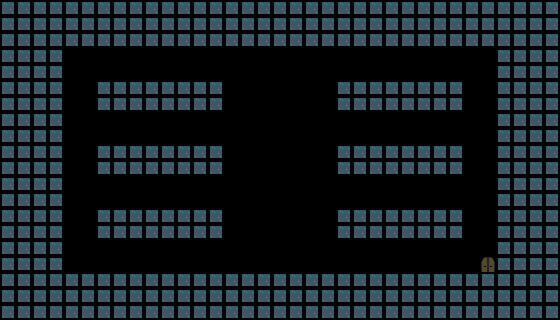

A 2D game scene composited from a Tiled map and its tileset images. What follows is a short description and the map's XML, with every tile layer's data as written:
An orthogonal 35x20 tile map with 16x16 px tiles, 1 tile layer (Tiles) and 37 objects (24x Hostage, 4x Platform, Start, Exit Door, AutoStart).

<map version="1.10" tiledversion="1.10.2" orientation="orthogonal" renderorder="right-down" width="35" height="20" tilewidth="16" tileheight="16" infinite="0" nextlayerid="6" nextobjectid="190">
 <tileset firstgid="1" name="Tiles" tilewidth="16" tileheight="16" tilecount="16" columns="4">
  <image source="../images/Tiles.png" width="64" height="64" />
 </tileset>
 <layer id="1" name="Tiles" width="35" height="20">
  <data encoding="csv">
2,2,2,2,2,2,2,2,2,2,2,2,2,2,2,2,2,2,2,2,2,2,2,2,2,2,2,2,2,2,2,2,2,2,2,
2,2,2,2,2,2,2,2,2,2,2,2,2,2,2,2,2,2,2,2,2,2,2,2,2,2,2,2,2,2,2,2,2,2,2,
2,2,2,2,2,2,2,2,2,2,2,2,2,2,2,2,2,2,2,2,2,2,2,2,2,2,2,2,2,2,2,2,2,2,2,
2,2,2,2,0,0,0,0,0,0,0,0,0,0,0,0,0,0,0,0,0,0,0,0,0,0,0,0,0,0,0,2,2,2,2,
2,2,2,2,0,0,0,0,0,0,0,0,0,0,0,0,0,0,0,0,0,0,0,0,0,0,0,0,0,0,0,2,2,2,2,
2,2,2,2,0,0,2,2,2,2,2,2,2,2,0,0,0,0,0,0,0,2,2,2,2,2,2,2,2,0,0,2,2,2,2,
2,2,2,2,0,0,2,2,2,2,2,2,2,2,0,0,0,0,0,0,0,2,2,2,2,2,2,2,2,0,0,2,2,2,2,
2,2,2,2,0,0,0,0,0,0,0,0,0,0,0,0,0,0,0,0,0,0,0,0,0,0,0,0,0,0,0,2,2,2,2,
2,2,2,2,0,0,0,0,0,0,0,0,0,0,0,0,0,0,0,0,0,0,0,0,0,0,0,0,0,0,0,2,2,2,2,
2,2,2,2,0,0,2,2,2,2,2,2,2,2,0,0,0,0,0,0,0,2,2,2,2,2,2,2,2,0,0,2,2,2,2,
2,2,2,2,0,0,2,2,2,2,2,2,2,2,0,0,0,0,0,0,0,2,2,2,2,2,2,2,2,0,0,2,2,2,2,
2,2,2,2,0,0,0,0,0,0,0,0,0,0,0,0,0,0,0,0,0,0,0,0,0,0,0,0,0,0,0,2,2,2,2,
2,2,2,2,0,0,0,0,0,0,0,0,0,0,0,0,0,0,0,0,0,0,0,0,0,0,0,0,0,0,0,2,2,2,2,
2,2,2,2,0,0,2,2,2,2,2,2,2,2,0,0,0,0,0,0,0,2,2,2,2,2,2,2,2,0,0,2,2,2,2,
2,2,2,2,0,0,2,2,2,2,2,2,2,2,0,0,0,0,0,0,0,2,2,2,2,2,2,2,2,0,0,2,2,2,2,
2,2,2,2,0,0,0,0,0,0,0,0,0,0,0,0,0,0,0,0,0,0,0,0,0,0,0,0,0,0,0,2,2,2,2,
2,2,2,2,0,0,0,0,0,0,0,0,0,0,0,0,0,0,0,0,0,0,0,0,0,0,0,0,0,0,9,2,2,2,2,
2,2,2,2,2,2,2,2,2,2,2,2,2,2,2,2,2,2,2,2,2,2,2,2,2,2,2,2,2,2,2,2,2,2,2,
2,2,2,2,2,2,2,2,2,2,2,2,2,2,2,2,2,2,2,2,2,2,2,2,2,2,2,2,2,2,2,2,2,2,2,
2,2,2,2,2,2,2,2,2,2,2,2,2,2,2,2,2,2,2,2,2,2,2,2,2,2,2,2,2,2,2,2,2,2,2
</data>
 </layer>
 <objectgroup id="2" name="SpawnPoints">
  <object id="154" type="Hostage" x="112" y="64">
   <point />
  </object>
  <object id="155" type="Hostage" x="144" y="64">
   <point />
  </object>
  <object id="156" type="Hostage" x="176" y="64">
   <point />
  </object>
  <object id="157" type="Hostage" x="208" y="64">
   <point />
  </object>
  <object id="159" type="Hostage" x="352" y="64">
   <point />
  </object>
  <object id="160" type="Hostage" x="384" y="64">
   <point />
  </object>
  <object id="161" type="Hostage" x="416" y="64">
   <point />
  </object>
  <object id="162" type="Hostage" x="448" y="64">
   <point />
  </object>
  <object id="163" type="Hostage" x="448" y="128">
   <point />
  </object>
  <object id="164" type="Hostage" x="416" y="128">
   <point />
  </object>
  <object id="165" type="Hostage" x="384" y="128">
   <point />
  </object>
  <object id="166" type="Hostage" x="352" y="128">
   <point />
  </object>
  <object id="167" type="Hostage" x="208" y="128">
   <point />
  </object>
  <object id="168" type="Hostage" x="176" y="128">
   <point />
  </object>
  <object id="169" type="Hostage" x="144" y="128">
   <point />
  </object>
  <object id="170" type="Hostage" x="112" y="128">
   <point />
  </object>
  <object id="171" type="Hostage" x="112" y="192">
   <point />
  </object>
  <object id="172" type="Hostage" x="144" y="192">
   <point />
  </object>
  <object id="173" type="Hostage" x="176" y="192">
   <point />
  </object>
  <object id="175" type="Hostage" x="208" y="192">
   <point />
  </object>
  <object id="176" type="Hostage" x="352" y="192">
   <point />
  </object>
  <object id="177" type="Hostage" x="384" y="192">
   <point />
  </object>
  <object id="178" type="Hostage" x="416" y="192">
   <point />
  </object>
  <object id="179" type="Hostage" x="448" y="192">
   <point />
  </object>
  <object id="183" name="Start" type="Start" x="80" y="256">
   <point />
  </object>
 </objectgroup>
 <objectgroup id="3" name="Colliders">
  <object id="43" type="Platform" x="64" y="0" width="432" height="48" />
  <object id="44" type="Platform" x="0" y="0" width="64" height="320" />
  <object id="105" type="Platform" x="496" y="0" width="64" height="320" />
  <object id="138" type="Platform" x="64" y="272" width="432" height="48" />
  <object id="182" type="Exit Door" x="480" y="256" width="16" height="16" />
  <object id="184" x="96" y="80" width="128" height="32" />
  <object id="185" x="336" y="80" width="128" height="32" />
  <object id="186" x="96" y="144" width="128" height="32" />
  <object id="187" x="336" y="144" width="128" height="32" />
  <object id="188" x="96" y="208" width="128" height="32" />
  <object id="189" x="336" y="208" width="128" height="32" />
 </objectgroup>
 <objectgroup id="4" name="AudioTriggers">
  <object id="181" name="Intro" type="AutoStart" x="272" y="240">
   <properties>
    <property name="Audio" type="file" value="../audio/Level7.mp3" />
   </properties>
   <point />
  </object>
 </objectgroup>
</map>